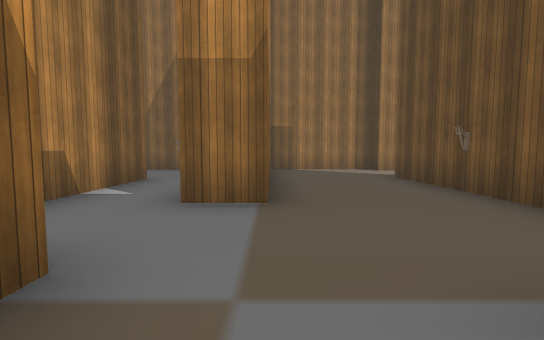
view 1 (above)

20 first-person views from a walk through a Unity game level. The camera is 1.2 m above the floor, tilts 4° down and sees 90° across. The floor is counted in squares, 2 m on a side. Each view is taken from the middle of a square. On the plan, view 1 faces up. The plan holds only what a view shows up to about 9 squares ahead; the rest is blank. The place goes on beyond the plan. Some animated figures are not drawn. Some surface patterns are stand-ins.

view 2
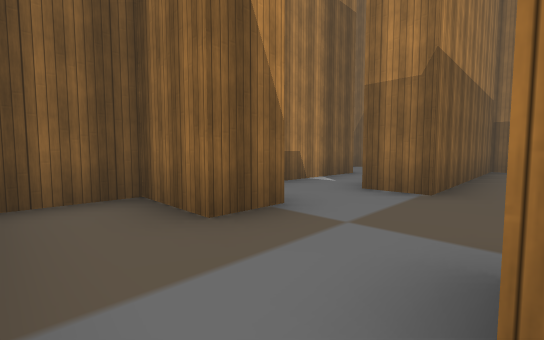

view 3
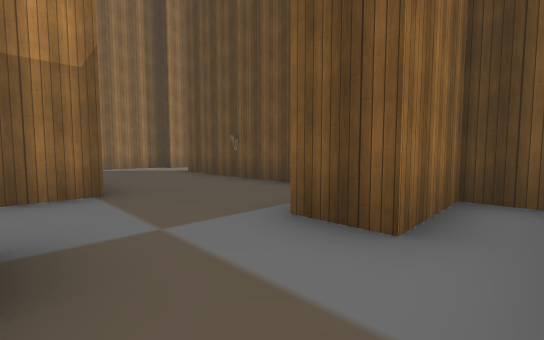

view 4
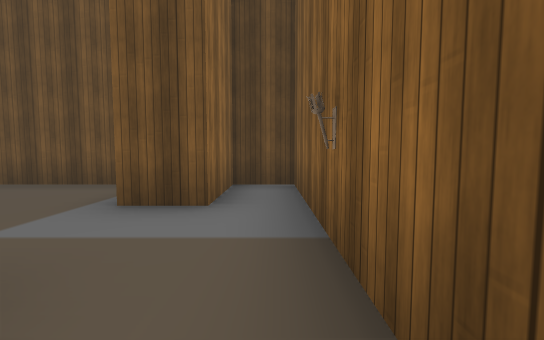

view 5
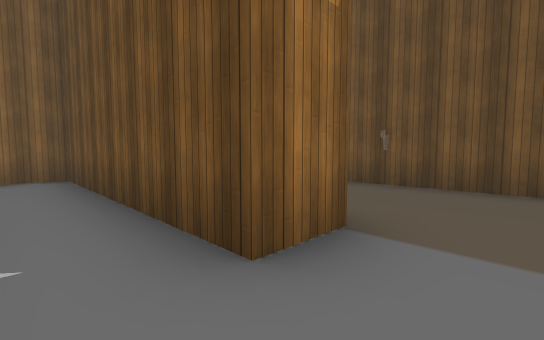

view 6
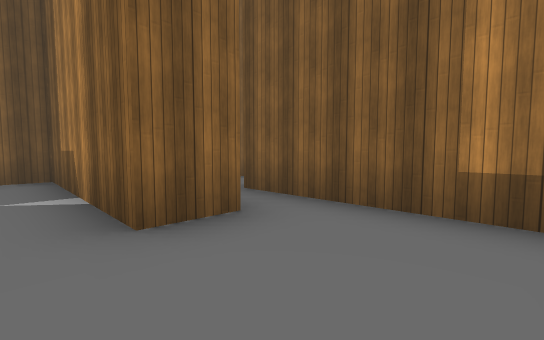

view 7
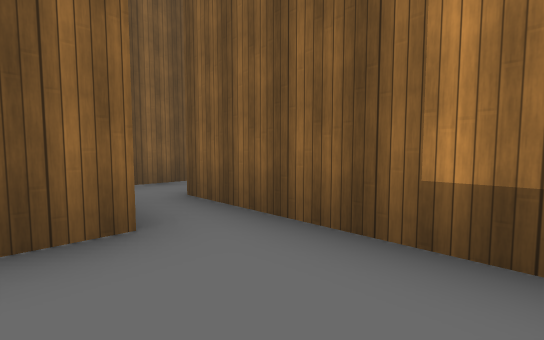

view 8
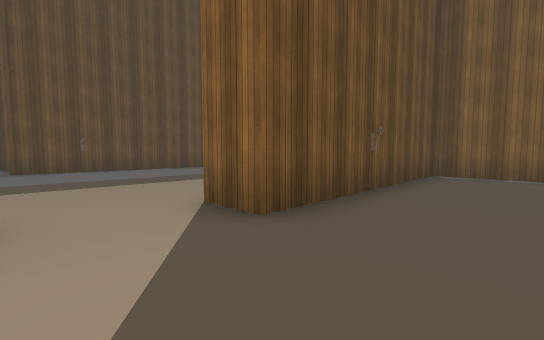

view 9
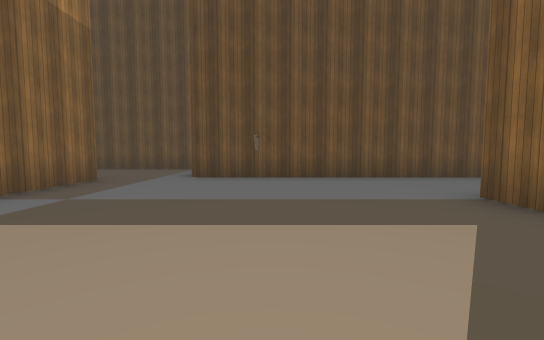

view 10
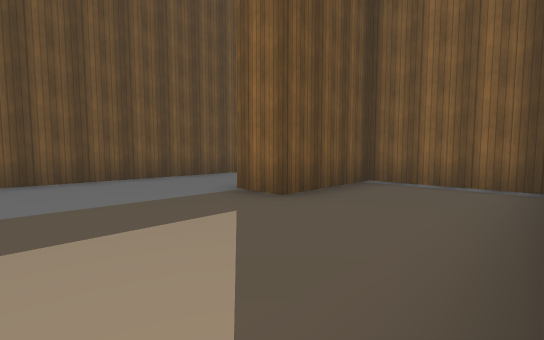

view 11
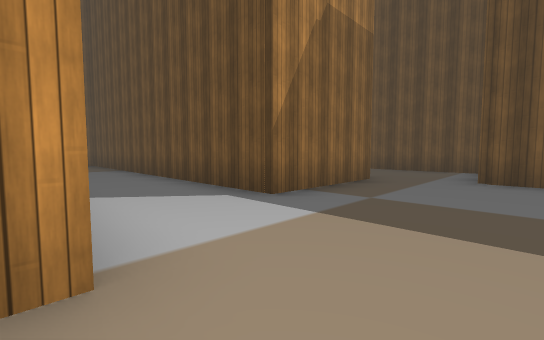

view 12
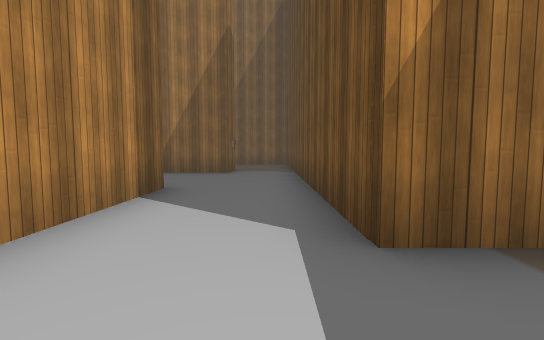

view 13
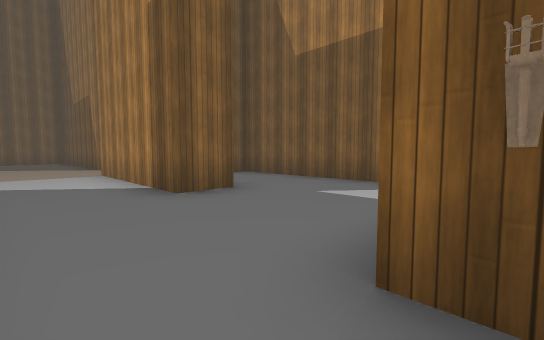

view 14
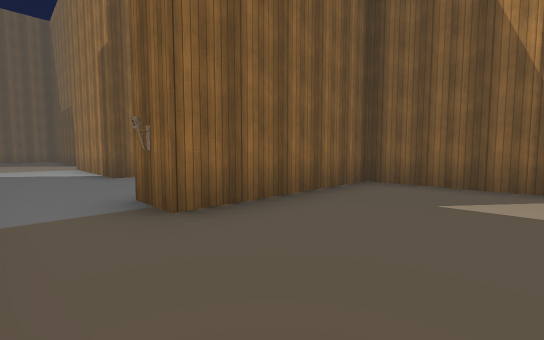

view 15
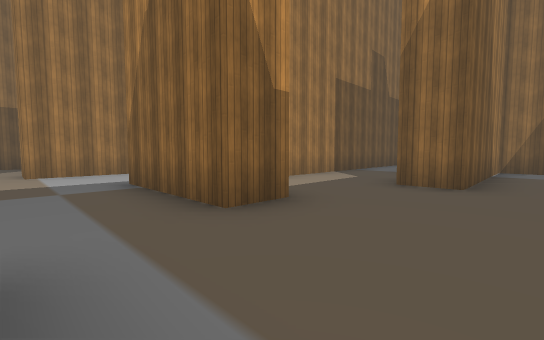

view 16
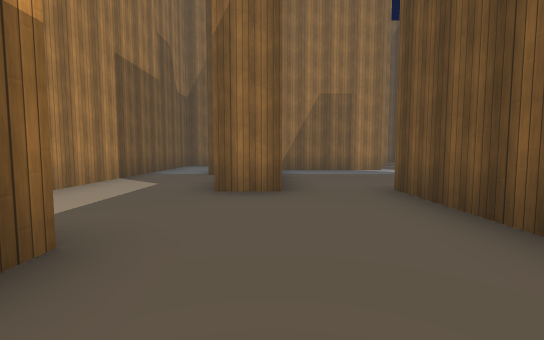

view 17
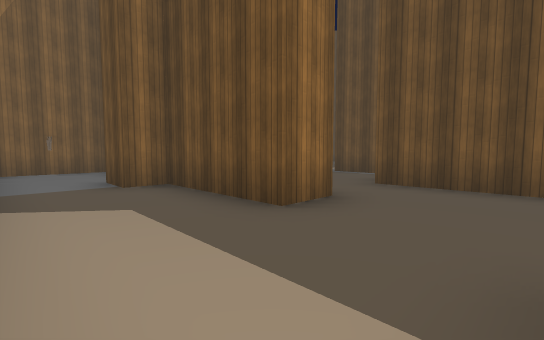

view 18
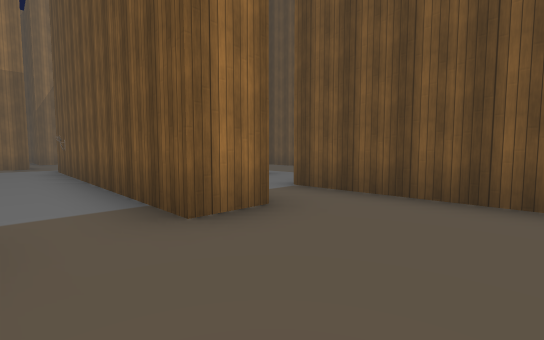

view 19
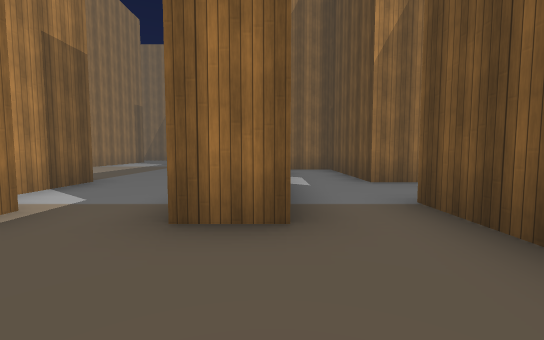

view 20
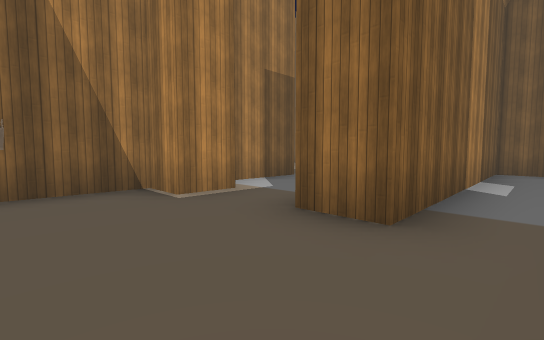

### Floor plan
Key: @ floor where view 1 was taken; # wall or solid block; . floor; T torch.
Columns run from 6 left of view 1 to 14 right of it. Each row starts with its distance up from view 1.
 20               ###
 19       #...... ...
 18       #......#...####
 17       #......#...#...
 16       #####T.#..##...
 15          ....#...#...
 14       #......#...#...
 13       #......#...#.#
 12       #...#..#.....#
 11        .. #..#.....#
 10       #.  #..###...#
  9  ##########........#
  8  #...##............#
  7  #...##..........###
  6  #...##..#.......#.#
  5  #.#.##..#.......#.#
  4  ..#.##..#.......#.##
  3 ####.....#...#...#...
  2    #.....#...#...#...
  1    ##....#...#...#.#
  0    #..@########....#
 -1    #.....#   #.....#
 -2    #######   #.....#

Where each view was taken, in squares from view 1:
view 1: 0 up, 0 right, facing up
view 2: 1 down, 1 right, facing up-left
view 3: 1 down, 1 left, facing up-right
view 4: 1 down, 2 left, facing right
view 5: 2 up, 2 left, facing up-right
view 6: 8 up, 2 left, facing down-left
view 7: 8 up, 3 left, facing down-left
view 8: 8 up, 1 right, facing down-right
view 9: 6 up, 4 right, facing right
view 10: 6 up, 4 right, facing down-right
view 11: 7 up, 4 right, facing up-right
view 12: 8 up, 6 right, facing up
view 13: 16 up, 6 right, facing down-left
view 14: 19 up, 6 right, facing down-left
view 15: 8 up, 12 right, facing up-left
view 16: 9 up, 11 right, facing up
view 17: 11 up, 8 right, facing up-right
view 18: 2 down, 9 right, facing up-right
view 19: 2 down, 11 right, facing up
view 20: 2 down, 12 right, facing up-left
